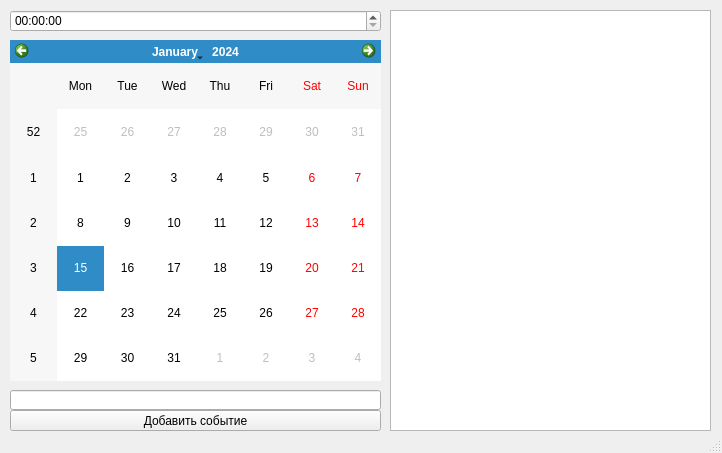
<?xml version="1.0" encoding="UTF-8"?>
<ui version="4.0">
 <class>MainWindow</class>
 <widget class="QMainWindow" name="MainWindow">
  <property name="geometry">
   <rect>
    <x>0</x>
    <y>0</y>
    <width>722</width>
    <height>453</height>
   </rect>
  </property>
  <property name="windowTitle">
   <string>MainWindow</string>
  </property>
  <widget class="QWidget" name="centralwidget">
   <widget class="QCalendarWidget" name="calendarWidget">
    <property name="geometry">
     <rect>
      <x>10</x>
      <y>40</y>
      <width>371</width>
      <height>341</height>
     </rect>
    </property>
   </widget>
   <widget class="QListWidget" name="eventList">
    <property name="geometry">
     <rect>
      <x>390</x>
      <y>10</y>
      <width>321</width>
      <height>421</height>
     </rect>
    </property>
   </widget>
   <widget class="QTimeEdit" name="timeEdit">
    <property name="geometry">
     <rect>
      <x>10</x>
      <y>10</y>
      <width>371</width>
      <height>22</height>
     </rect>
    </property>
    <property name="dateTime">
     <datetime>
      <hour>0</hour>
      <minute>0</minute>
      <second>0</second>
      <year>2000</year>
      <month>1</month>
      <day>1</day>
     </datetime>
    </property>
    <property name="currentSection">
     <enum>QDateTimeEdit::HourSection</enum>
    </property>
    <property name="calendarPopup">
     <bool>false</bool>
    </property>
   </widget>
   <widget class="QLineEdit" name="lineEdit">
    <property name="geometry">
     <rect>
      <x>10</x>
      <y>390</y>
      <width>371</width>
      <height>20</height>
     </rect>
    </property>
   </widget>
   <widget class="QPushButton" name="addEventBtn">
    <property name="geometry">
     <rect>
      <x>10</x>
      <y>410</y>
      <width>371</width>
      <height>21</height>
     </rect>
    </property>
    <property name="text">
     <string>Добавить событие</string>
    </property>
   </widget>
  </widget>
  <widget class="QStatusBar" name="statusbar"/>
 </widget>
 <resources/>
 <connections/>
</ui>
